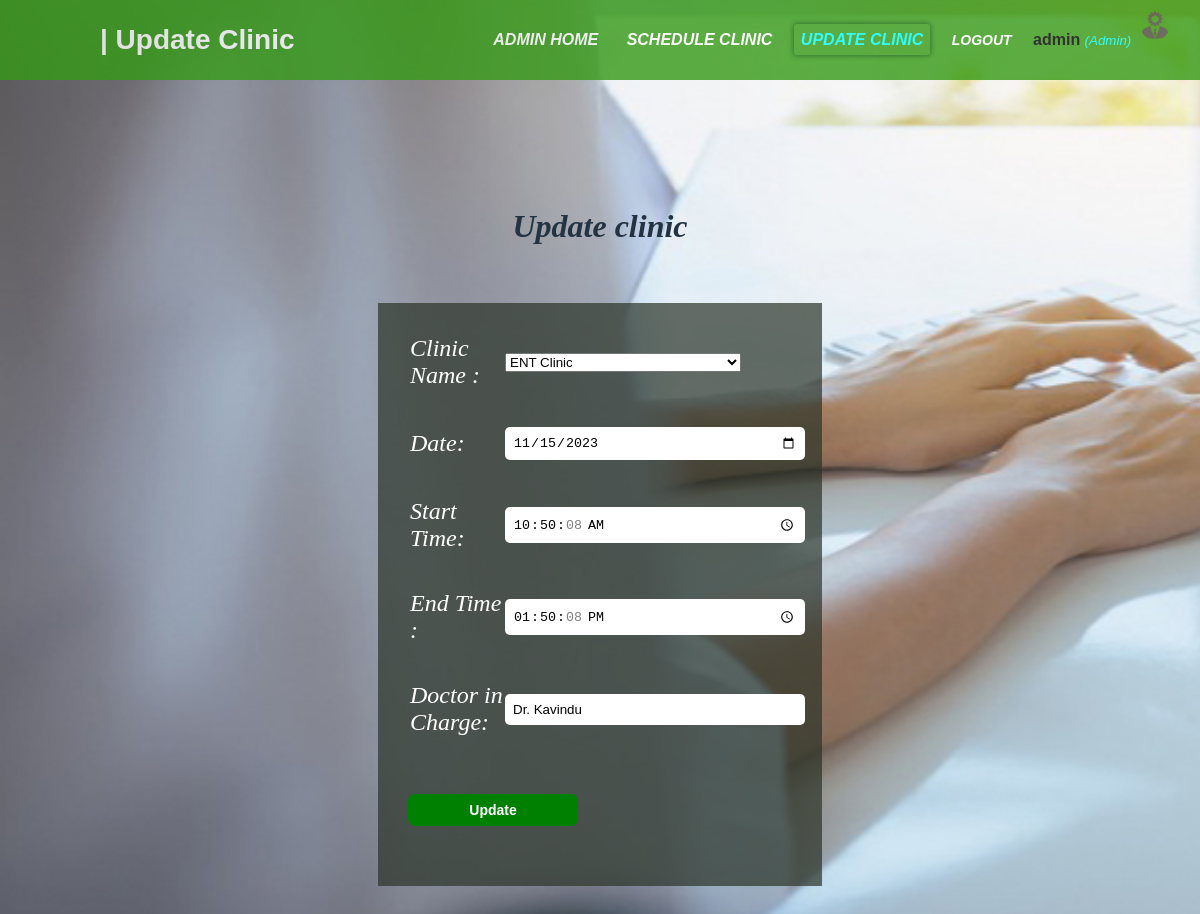
Screenshot of /admin/update_clinic.php?editclinic=1 (signed in) with the database file from the repository.
### tables this page shows
CREATE TABLE IF NOT EXISTS `scheduleclinic` (
  `clinicid` int NOT NULL AUTO_INCREMENT,
  `clinicname` varchar(50) NOT NULL,
  `date` date NOT NULL,
  `starttime` time NOT NULL,
  `endtime` time NOT NULL,
  `doctorincharge` varchar(50) NOT NULL,
  PRIMARY KEY (`clinicid`)
);

### admin/update_clinic.php (the view, shortened to what this page needs)
<?php include('functionsclinics.php');
  $clinicname = '';
  $date = '';
  $starttime = '';
  $endtime = '';
  $doctorincharge = '';
  $edit = false;
if (isset($_GET['editclinic'])) {
  $clinicid= $_GET['editclinic'];
  $edit = true;
  $rec = mysqli_query($db, "SELECT * FROM scheduleclinic WHERE clinicid = $clinicid");
  $record = mysqli_fetch_array($rec);
  $clinicname = $record['clinicname'];
  $date = $record['date'];
  $starttime = $record['starttime'];
  $endtime = $record['endtime'];
  $doctorincharge = $record['doctorincharge'];
  }
?>
<!DOCTYPE html>
<html>
<head>
	<link rel="stylesheet" type="text/css" href="/pis/css/admin/add_user.css">
	<link rel="stylesheet" type="text/css" href="/pis/css/all.css">
</head>
<body>
	<nav>
	    <label id="title">| Update Clinic</label>
      <ul>
        <li><a href="admin_home.php">Admin Home</a></li>
        <li><a href="add_item.php">Schedule Clinic</a></li>
        <li><a class="active" href="user_list.php">Update Clinic</a></li>
        <li><a href="/pis/index.php?logout='1' "style="font-size:14px;" id="logout">Logout</a></li>
        <li>
     		<?php  if (isset($_SESSION['user'])) : ?>
                <strong><?php echo $_SESSION['user']['user_type']; ?></strong>
                <small>
                    <i  style="color: cyan;">(<?php echo ucfirst($_SESSION['user']['user_name']); ?>)</i>
                    <img src="/pis/images/18.png" class="profile_info">
                 </small>
            <?php endif ?>
 		</li>
      </ul>
    </nav>
		<h1 id="head">Update clinic</h1>
	<div class="container">
		<form id="reg" method="post" action="update_clinic.php" >
			<table border="0">
				<tr>
					<td>
						<label>Clinic Name : </label><br><br><br>
					</td>
					<td>
						<select id="clinicname" name="clinicname" >
							<option value="<?php echo $clinicname; ?>"><?php echo $clinicname; ?></option>
							</select><br><br><br>
					</td>
				</tr>
				<tr>
					<td>
						<label>Date: </label><br><br><br>
					</td>
					<td>
						<input type="date" name="date" value="<?php echo $date; ?>" id="name"><br><br><br>
					</td>
				</tr>
				<tr>
					<td>
						<label>Start Time: </label><br><br><br>
					</td>
					<td>
						<input type="time" name="starttime"  value="<?php echo $starttime; ?>"id="name"><br><br><br>
					</td>
				</tr>
				<tr>
					<td>
						<label>End Time : </label><br><br><br>
					</td>
					<td>
						<input type="time" name="endtime"  value="<?php echo $endtime; ?>" id="name"><br><br><br>
					</td>
				</tr>
				<tr>
					<td>
						<label>Doctor in Charge: </label><br><br><br>
					</td>
					<td>
                    <input type="text" name="doctorincharge"  value="<?php echo $doctorincharge; ?>" id="name"><br><br><br>
					</td>
				</tr>
			</table>
			<?php if ($edit == false): ?>
				<button type="submit" name="save" value="Save" id="submit" >Save</button>
			<?php else: ?>
				<button type="submit" name="update" value="Update" id="submit">Update</button>
			<?php endif ?>
		</form>
	</div>
	</body>
	</html>

### css/admin/add_user.css (style rules this page uses)
body { margin: 0; padding: 0; background-image: url('/pis/images/48.jpg'); background-size: cover; font-family: sans-serif; }
#title { color: white; font-size: 28px; line-height: 80px; padding: 0 100px; font-weight: bold; font-style: initial; font-family: 'poppins',sans-serif; }
* { padding: 0; margin: 0; text-decoration: none; list-style: none; box-sizing: border-box; }
nav { background: #359a16; height: 80px; width: 100%; opacity: .8; }
nav ul { float: right; margin-right: 20px; }
nav ul li { display: inline-block; line-height: 80px; margin: 0 5px; }
nav ul li a { color: white; font-size: 16px; padding: 7px; border-radius: 3px; text-transform: uppercase; font-weight: bold; font-style: italic; }
.active { transition: -5s; box-shadow: 0 0 5px #0e6105,0 0 5px #0e6105; color: cyan; }
#head { color: #243342; text-align: center; font-style: italic; padding: 28px; font-family: "Times New Roman"; margin-top: 100px; }
.container { width: 37%; margin: auto; background-color: rgba(44, 52, 40, 0.7); padding: 30px; margin-top: 30px; margin-bottom: 30px; padding-right: 15px; }
#name { width: 300px; outline: 0; padding: 8px; border:3px; border-radius: 5px; }
label { color: white; font-style: italic; font-size: 24px; font-family: "Times New Roman"; }
#submit { background-color: green; border-radius: 7px; width: 170px; margin: auto; border: none; padding: 8px; color: white; font-weight: bold; font-size: 14px; margin-top: 20px; margin-bottom: 30px; cursor: pointer; }

### css/all.css (style rules this page uses)
.profile_info { display: inline-block; width: 30px; height: 30px; margin: 5px; border-radius: 100%; }

### rows the page displays
scheduleclinic: clinicname "ENT Clinic", date "11/15/2023", starttime "10:50:08", endtime "13:50:08", doctorincharge "Dr. Kavindu"

### other values shown
$_SESSION['user']['user_type'] "admin"
$_SESSION['user']['user_name'] "Admin"
